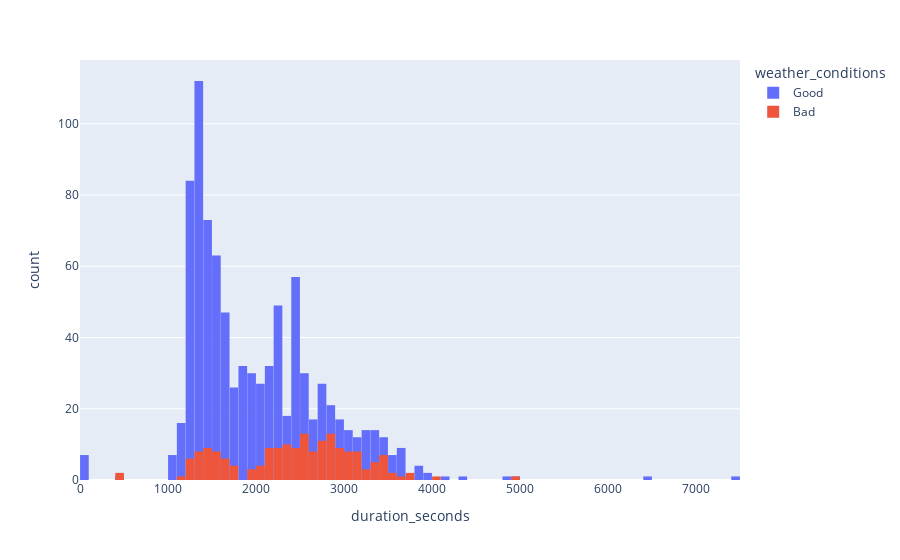

The notebook cell this image was saved under:
### Markdown cell above
## Prueba de hipotesis

La duración promedio de los viajes desde el Loop hasta el Aeropuerto Internacional O'Hare cambia los sábados lluviosos

### Code cell
fig = px.histogram(df_hipotesis, x="duration_seconds", color="weather_conditions")
fig.update_layout(barmode='overlay',bargap=0.015)

### Figure 1 — Plotly figure (JSON) as saved in the notebook; plotly's stock layout.template omitted (floating-point values rounded to 4 significant figures; data arrays with more than 128 entries replaced by an {"elided": "..."} marker saying what was removed)
{"data": [{"alignmentgroup": "True", "bingroup": "x", "hovertemplate": "weather_conditions=Good<br>duration_seconds=%{x}<br>count=%{y}<extra></extra>", "legendgroup": "Good", "marker": {"color": "#636efa", "pattern": {"shape": ""}}, "name": "Good", "offsetgroup": "Good", "orientation": "v", "showlegend": true, "type": "histogram", "x": {"elided": "888 int values"}, "xaxis": "x", "yaxis": "y"}, {"alignmentgroup": "True", "bingroup": "x", "hovertemplate": "weather_conditions=Bad<br>duration_seconds=%{x}<br>count=%{y}<extra></extra>", "legendgroup": "Bad", "marker": {"color": "#EF553B", "pattern": {"shape": ""}}, "name": "Bad", "offsetgroup": "Bad", "orientation": "v", "showlegend": true, "type": "histogram", "x": {"elided": "180 int values"}, "xaxis": "x", "yaxis": "y"}], "layout": {"bargap": 0.015, "barmode": "overlay", "legend": {"title": {"text": "weather_conditions"}, "tracegroupgap": 0}, "margin": {"t": 60}, "xaxis": {"anchor": "y", "domain": [0, 1], "title": {"text": "duration_seconds"}}, "yaxis": {"anchor": "x", "domain": [0, 1], "title": {"text": "count"}}}}
